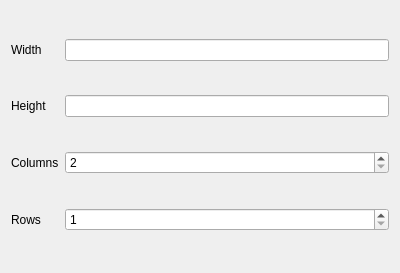
<?xml version="1.0" encoding="UTF-8"?>
<ui version="4.0">
 <class>Dialog</class>
 <widget class="QDialog" name="Dialog">
  <property name="geometry">
   <rect>
    <x>0</x>
    <y>0</y>
    <width>400</width>
    <height>273</height>
   </rect>
  </property>
  <property name="windowTitle">
   <string>Dialog</string>
  </property>
  <layout class="QGridLayout" name="gridLayout">
   <item row="1" column="0">
    <widget class="QLabel" name="label">
     <property name="text">
      <string>Width</string>
     </property>
    </widget>
   </item>
   <item row="3" column="0">
    <widget class="QLabel" name="label_2">
     <property name="text">
      <string>Height</string>
     </property>
    </widget>
   </item>
   <item row="3" column="2">
    <widget class="QLineEdit" name="HeightBox"/>
   </item>
   <item row="4" column="2">
    <widget class="QSpinBox" name="ColumnsBox">
     <property name="minimum">
      <number>2</number>
     </property>
    </widget>
   </item>
   <item row="4" column="0">
    <widget class="QLabel" name="label_3">
     <property name="text">
      <string>Columns</string>
     </property>
    </widget>
   </item>
   <item row="5" column="0">
    <widget class="QLabel" name="label_4">
     <property name="text">
      <string>Rows</string>
     </property>
    </widget>
   </item>
   <item row="5" column="2">
    <widget class="QSpinBox" name="RowsBox">
     <property name="minimum">
      <number>1</number>
     </property>
    </widget>
   </item>
   <item row="1" column="2">
    <widget class="QLineEdit" name="WidthBox">
     <property name="text">
      <string/>
     </property>
    </widget>
   </item>
  </layout>
 </widget>
 <tabstops>
  <tabstop>WidthBox</tabstop>
  <tabstop>HeightBox</tabstop>
  <tabstop>ColumnsBox</tabstop>
  <tabstop>RowsBox</tabstop>
 </tabstops>
 <resources/>
 <connections/>
</ui>
